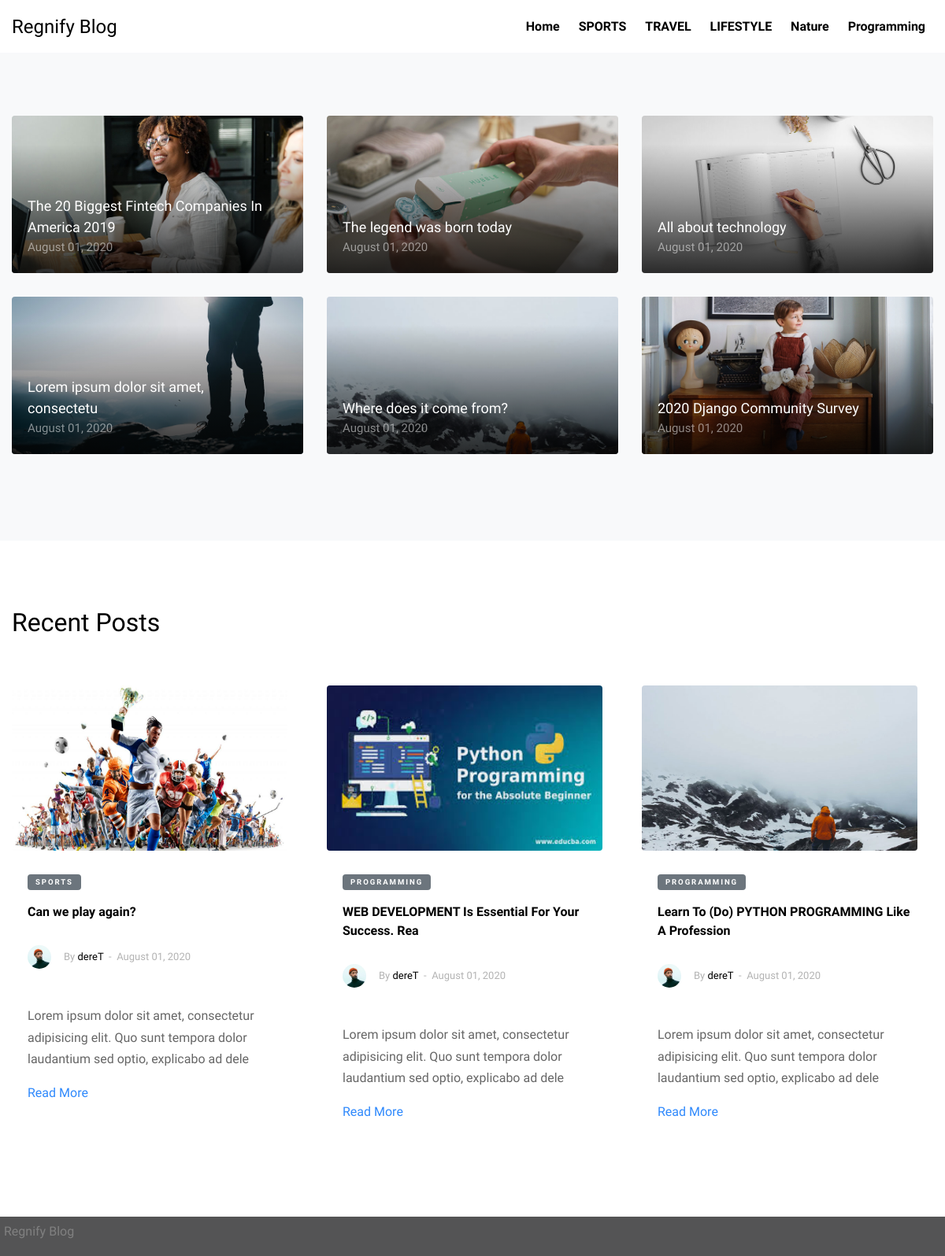
The page / on the database its author committed.
### blog/models.py (models this page shows, shortened)
class Category(models.Model):
    title = models.CharField(max_length=50)
    cat_slug = models.SlugField(max_length=140, unique=True)
    author_id = models.ForeignKey(User, on_delete=models.CASCADE)
    created_on = models.DateTimeField(auto_now_add=True)
    updated_on = models.DateTimeField(auto_now=True)

class Post(models.Model):
    title = models.CharField(max_length=50)
    cat = models.ForeignKey(Category, on_delete=models.CASCADE)
    post_image = models.ImageField(default='noimage.jpg', upload_to='posts')
    author = models.ForeignKey(User, on_delete=models.CASCADE, default=1)
    created_on = models.DateTimeField(auto_now_add=True)
    updated_on = models.DateTimeField(auto_now=True)
    publish = models.BooleanField(default=False)
    view = models.IntegerField(default=0)
    content = models.TextField()

### blog/views.py (the view)
# urls.py: path('', home, name="blog-home"),
def home(request):
    context = {
        'posts': Post.objects.all(),
        'navs': Category.objects.all()
    }
    return render(request, 'index.html', context)

### templates/index.html (shortened to what this page needs)
{% extends 'blog_base.html' %}
{% load static %}
{% block content %}
 <div class="site-section bg-light">
      <div class="container">
        <div class="row align-items-stretch retro-layout-2">
          {% for post in posts|slice:':6'  %}
            <div class="col-md-4 cy">
              <a href="{% url 'post-detail' post.id %}" class="h-entry mb-30 v-height gradient" style="background-image: url('{{post.post_image.url}}');">
                <div class="text">
                  <h2>{{post.title}}</h2>
                  <span class="date">{{post.created_on|date:'F d, Y'}}</span>
                </div>
              </a>
          </div>
          {% endfor %}
        </div>
      </div>
  </div>
<div class="site-section">
  <div class="container">
    <div class="row mb-5">
      <div class="col-12">
        <h2>Recent Posts</h2>
      </div>
    </div>
      <div class="row">
        {% for post in posts|slice:"6:9" %}
            <div class="col-lg-4 mb-4">
              <div class="entry2">
                <a href="{% url 'post-detail' post.id %}">
                  <img src="{{post.post_image.url}}" alt="Image" class="img-fluid rounded" style="height:210px !important; width:350px">
                </a>
                <div class="excerpt">
                  <span class="post-category text-white bg-secondary mb-3">{{post.cat.title}}</span>
                  <h2 style="font-size:16px"><a href="{% url 'post-detail' post.id %}">{{ post.title }}</a></h2>
                  <div class="post-meta align-items-center text-left clearfix">
                  <figure class="author-figure mb-0 mr-3 float-left">
                    <img src="/media/userdefault.jpg/" alt="Image" class="img-fluid"/>
                  </figure>
                  <span class="d-inline-block mt-1">By <a href="#">{{post.author.username}}</a></span>
                  <span>&nbsp;-&nbsp; {{post.created_on|date:'F d, Y'}} </span>
                </div>
                <p>{{post.content|slice:120|linebreaks}}</p>
                <p><a href="{% url 'post-detail' post.id %}">Read More</a></p>
              </div>
            </div>
          </div>
        {% endfor %}
      </div>
      </div>
    </div>
    <div class="site-footere" style="padding:5px; height:50px; background:#545455;">
      Regnify Blog
    </div>
  </div>
{% endblock content %}

### templates/layout/header.html (shortened to what this page needs)
{% load static %}
<html lang="en">
  <head>
    <link rel="stylesheet" href="{% static 'fonts/icomoon/style.css' %}">
    <link rel="stylesheet" href="{% static 'css/bootstrap.min.css' %}">
    <link rel="stylesheet" href="{% static 'css/magnific-popup.css' %}">
    <link rel="stylesheet" href="{% static 'css/jquery-ui.css' %}">
    <link rel="stylesheet" href="{% static 'css/owl.carousel.min.css' %}">
    <link rel="stylesheet" href="{% static 'css/owl.theme.default.min.css' %}">
    <link rel="stylesheet" href="{% static 'css/bootstrap-datepicker.css' %}">
    <link rel="stylesheet" href="{% static 'fonts/flaticon/font/flaticon.css'%}">
    <link rel="stylesheet" href="{% static 'css/aos.css' %} ">
    <link rel="stylesheet" href="{% static 'css/style.css' %}">
  </head>
  <body>
    <div class="site-wrap">
    <header class="site-navbar" role="banner">
      <div class="container-fluid">
        <div class="row align-items-center">
          <div class="col-4 site-logo">
            <a href="{% url 'blog-home' %}" class="text-black h2 mb-0">Regnify Blog</a>
          </div>
          <div class="col-8 text-right">
            <nav class="site-navigation" role="navigation">
              <ul class="site-menu js-clone-nav mr-auto d-none d-lg-block mb-0">
                <li><a href="{% url 'blog-home' %}">Home</a></li>
                {% for nav in navs  %}
                  <li><a href="{% url 'category' nav.id %}">{{nav.title}}</a></li>
                {% endfor %}
              </ul>
            </nav>
              </div>
          </div>
      </div>
    </header>

### rows shown on the page
Category: title "SPORTS"
Category: title "TRAVEL"
Category: title "LIFESTYLE"
Category: title "Nature"
Category: title "Programming"
Post: post_image (picture), title "The 20 Biggest Fintech Companies In America 2019", created_on "August 01, 2020"
Post: post_image (picture), title "The legend was born today", created_on "August 01, 2020"
Post: post_image (picture), title "All about technology", created_on "August 01, 2020"
Post: post_image (placeholder picture), title "Lorem ipsum dolor sit amet, consectetu", created_on "August 01, 2020"
Post: post_image (picture), title "Where does it come from?", created_on "August 01, 2020"
Post: post_image (picture), title "2020 Django Community Survey", created_on "August 01, 2020"
Post: post_image (picture), cat "SPORTS", title "Can we play again?", author.username "dereT", created_on "August 01, 2020", content "Lorem ipsum dolor sit amet, consectetur adipisicing elit. Quo sunt tempora dolor laudantium sed optio, explicabo ad dele"
Post: post_image (picture), cat "PROGRAMMING", title "WEB DEVELOPMENT Is Essential For Your Success. Rea", author.username "dereT", created_on "August 01, 2020", content "Lorem ipsum dolor sit amet, consectetur adipisicing elit. Quo sunt tempora dolor laudantium sed optio, explicabo ad dele"
Post: post_image (picture), cat "PROGRAMMING", title "Learn To (Do) PYTHON PROGRAMMING Like A Profession", author.username "dereT", created_on "August 01, 2020", content "Lorem ipsum dolor sit amet, consectetur adipisicing elit. Quo sunt tempora dolor laudantium sed optio, explicabo ad dele"
